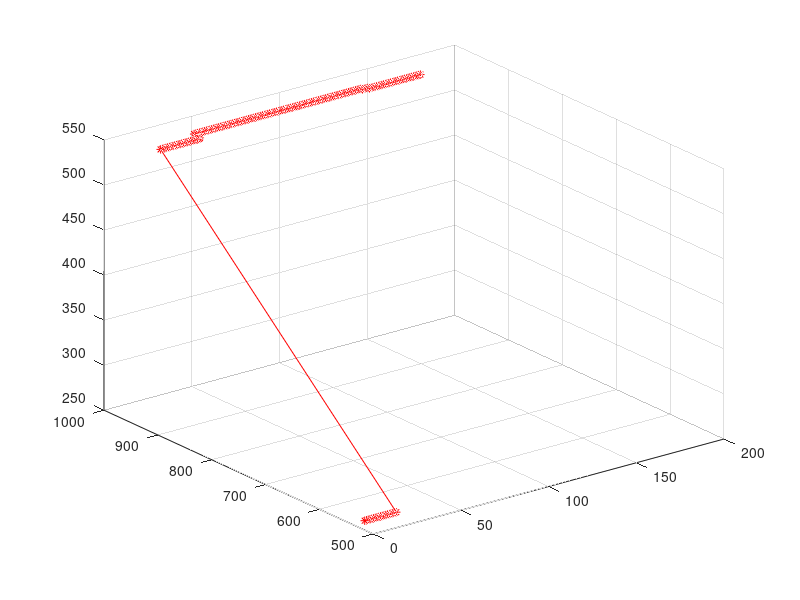

This figure's MATLAB source:
clc ;
clear all;

% Data1 = load('data1.txt');
% t = Data1(:,1);
% x = Data1(:,2);
% y = Data1(:,3);
% 
% plot3(t,x, y,'r-*');
% grid on
% hold on

Data2 = load('data2.txt');
t2 = Data2(:,1);
x2 = Data2(:,2);
y2 = Data2(:,3);
% y3= zeros(length(y2));
% y3([1,20],1)=y2([1,20],1);
% y3([21,:],1)=y2([21,:],1)-10;

plot3(t2,x2, y2,'r-*');

grid on
hold on